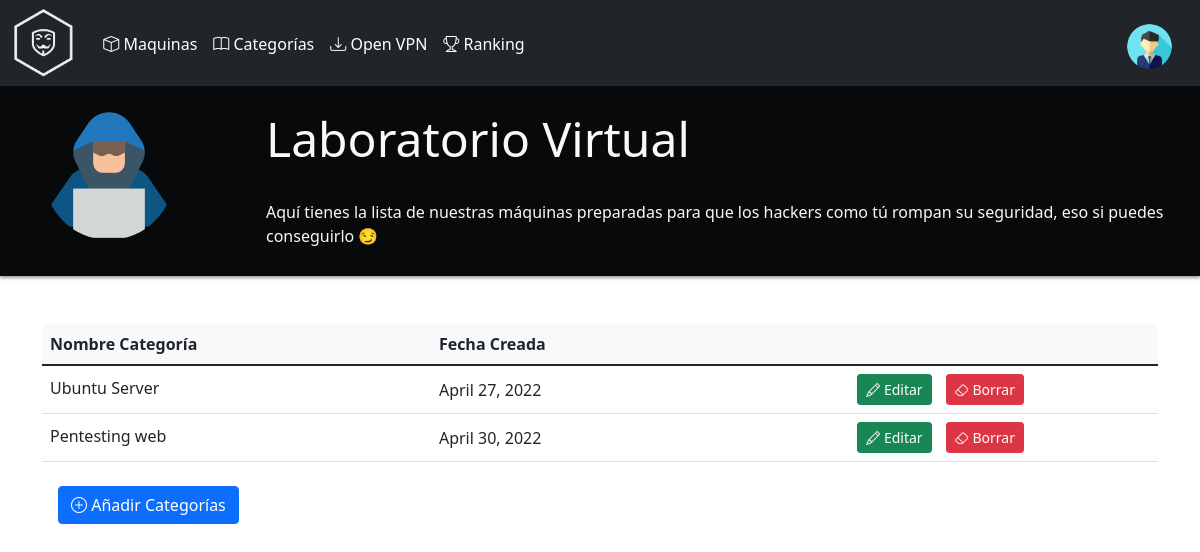
Page /categories/ (signed in) on the committed database.
### accounts/models.py (models this page shows, shortened)
class Alumno(models.Model):
    user = models.OneToOneField(User, null=True, on_delete=models.CASCADE)  #creamos una relacion entre la tabla alumno y la de usuarios
    maquinas_completadas = models.IntegerField(default=0)
    points = models.IntegerField(default=0)
    profile_image = models.ImageField(default='images/profileImages/foto_perfil.png', upload_to='images/profileImages/')
    openvpnFile = models.FileField(upload_to='openvpn/',null=True) #cambiar el default
    position = models.IntegerField(default=0)

class Category(models.Model):
    nombre = models.CharField(max_length=40, null=True)
    dia_creada = models.DateTimeField(auto_now_add=True, null=True)

### accounts/decorators.py (the view)
        def wrapper_func(request, *args, **kwargs):
                group = None
                if request.user.groups.exists():
                    group = request.user.groups.all()[0].name
                if group in allowed_roles:
                    return view_func(request, *args, **kwargs)
                else:
                    return redirect('home')

### accounts/views.py (called while the page is built)
@login_required(login_url='login')
@allowed_users(allowed_roles=['admin'])
def categories(request):
    categories = Category.objects.all()
    context = {'categories':categories}
    return render(request, 'accounts/categories.html',context)

### accounts/templates/accounts/categories.html (shortened to what this page needs)
{%  extends 'accounts/main.html' %}
{% load static %}
{% block content %}
    {% if categories %}
        <div class="container-fluid p-4" id="rowTopOpenvpn">
            <img src="/static/images/1106631.png"  height=130px width=130px class="rounded-circle" id="openvpnPhotho"/>
            <div class="row gy-4 me-5">
                <h1 class="display-5  text-light" id="openvpnTitle">Laboratorio Virtual</h1>
                <p class="text-sm-start text-light" id="openvpnDescription">Aquí tienes la lista de nuestras máquinas preparadas para que los hackers como tú rompan su seguridad, eso si puedes conseguirlo 😏 </p>
            </div>
        </div>
        <br>
        <main role="main" class="container" >
            <div class="row">
                <div class="col">
                    <div class="row">
                        <div class="col-md">
                            <br/>
                            <table class="table align-middle mb-0 bg-white">
                                <thead class="bg-light">
                                    <tr>
                                        <th>Nombre Categoría</th>
                                        <th>Fecha Creada</th>
                                        <th></th>
                                    </tr>
                                <tbody>
                                        {% for i in categories %}
                                            <tr>
                                                <td>
                                                    <p class="fw-normal mb-1">{{i.nombre}}</p>
                                                </td>
                                                <td>{{i.dia_creada|date}}</td>
                                                <td class="text-center">
                                                    <a href="{% url 'editCategories' i.nombre %}" class="btn btn-success btn-sm"><i class="bi bi-pencil"></i> Editar </a>
                                                    <a href="{% url 'deleteCategories' i.nombre %}" class="btn btn-danger btn-sm" style="margin-left:10px"><i class="bi bi-eraser"></i> Borrar </a>
                                                </td>
                                            </tr>
                                        {% endfor %}
                                    </tbody>
                            </table>
                        </div>
                    </div>
                </div>
            </div>
            <br>
            <a class="btn btn-primary ms-3" href="{% url 'addCategories'%}" role="button"><i class="bi bi-plus-circle"></i> Añadir Categorías</a>
        </main>
    {% endif %}
{% endblock content %}

### accounts/templates/accounts/main.html (shortened to what this page needs)
{% load static %}
<!DOCTYPE html>
<html>
<head>
    <link href="https://cdn.jsdelivr.net/npm/bootstrap@5.1.3/dist/css/bootstrap.min.css" rel="stylesheet">
    <link rel="stylesheet" href="https://cdn.jsdelivr.net/npm/bootstrap-icons@1.5.0/font/bootstrap-icons.css">
	<link rel="stylesheet" type="text/css" href="{% static '/css/main.css' %}">
    <link rel="stylesheet" type="text/css" href="{% static '/css/maquinas.css' %}">
    <link rel="stylesheet" type="text/css" href="{% static '/css/openvpn.css' %}">
    <link rel="stylesheet" type="text/css" href="{% static '/css/userProfile.css' %}">
</head>
<body>
    <nav class="py-2  navbar-dark bg-dark">
        <div class="container-fluid d-flex flex-wrap">
            <a href="{% url 'home' %}">
                <img src="{% static 'images/logo_transparentEditNo.png' %}" style="height:70px;" >
            </a>
            <ul class="nav me-auto" style="margin-left: 20px; margin-top: revert;">
                <li><a href="{% url 'maquinas' %}" class="nav-link px-2 text-white"><i class="bi bi-box"></i> Maquinas</a></li>
                {% if request.user.is_staff%}
                    <li><a href="{% url 'categories' %}" class="nav-link px-2 text-white"><i class="bi bi-book"></i> Categorías</a></li>
                {% endif %}
                <li><a href="{% url 'openvpn' %}" class="nav-link px-2 text-white"><i class="bi bi-download"></i> Open VPN</a></li>
                <li><a href="{% url 'ranking' %}" class="nav-link px-2 text-white"><i class="bi bi-trophy"></i> Ranking</a></li>
            </ul>
          <ul class="nav" style="margin-top: revert;">
            {% if user.is_authenticated %}
                <div class="dropdown text-end" >
                    <a href="#" class="d-block link-dark text-decoration-none dropdown-toggle" id="dropdownUser1" data-bs-toggle="dropdown" aria-expanded="false">
                    <img src="{{request.user.alumno.profile_image.url}}" style="object-fit: cover;"alt="mdo" width="45" height="45" class="rounded-circle" >
                    </a>
                </div>
            {% else %}
                <div class="text-end">
                    <a class="btn btn-outline-light me-2" href="{% url 'login' %}" role="button">Login</a>
                    <a class="btn btn-warning" href="{% url 'register' %}" role="button">Registrarse</a>
                </div>
            {% endif %}
          </ul>
        </div>
      </nav>
				{% block content %}
				{% endblock %}
</body>
</html>

### static/css/openvpn.css (style rules this page uses)
#rowTopOpenvpn { box-shadow: 0 2px 3px 0 #989aa0; background-color: rgb(8 9 10); height: 190px; }
#openvpnPhotho { float:left; margin-left: 20px; margin-right: auto; }
#openvpnTitle { float:left; margin-left: 80px; }
#openvpnDescription { margin-left: 80px; }

### rows in the picture
Category: nombre "Ubuntu Server", dia_creada "April 27, 2022"
Category: nombre "Pentesting web", dia_creada "April 30, 2022"
